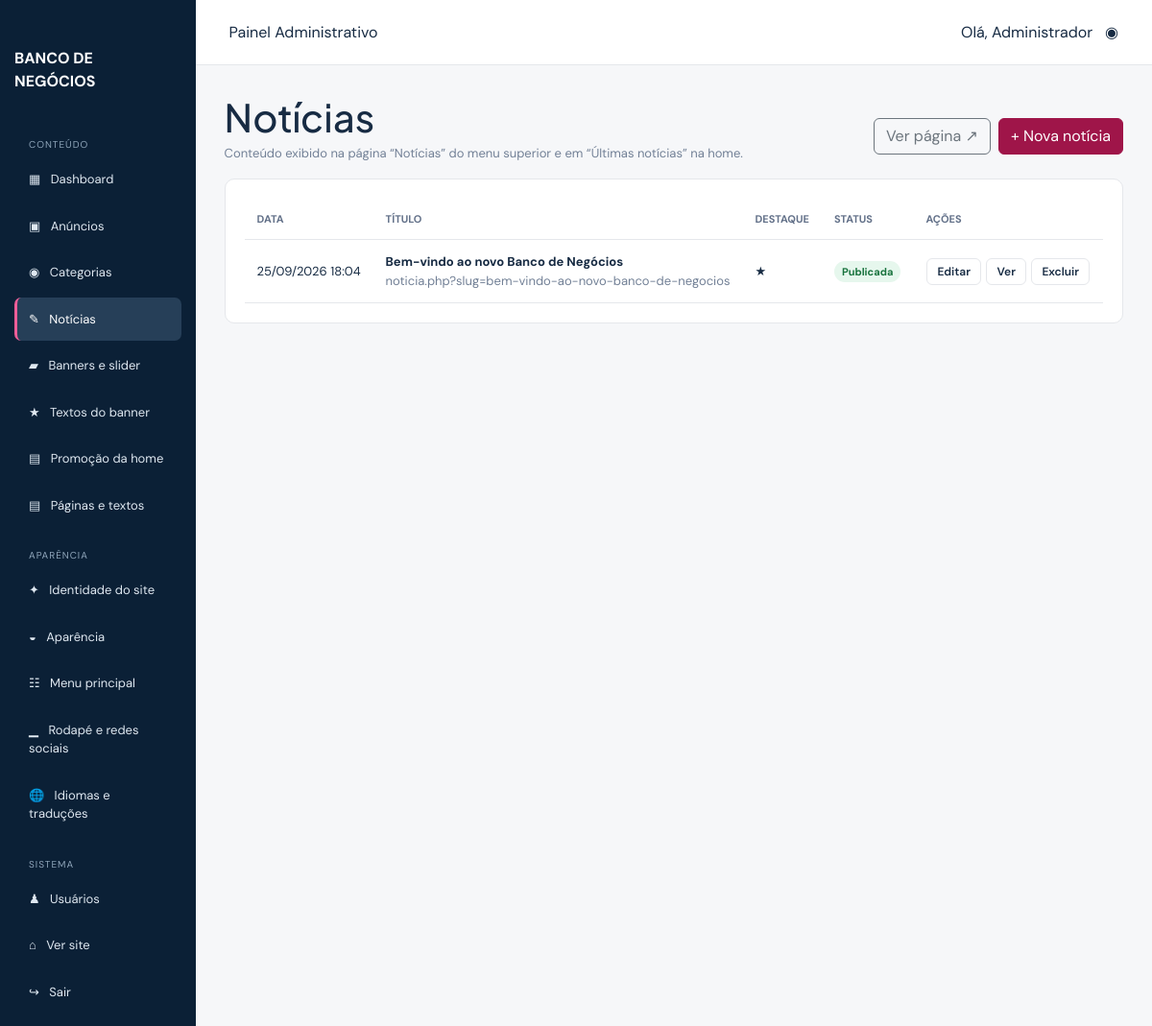
The page /admin/gerenciar_noticias.php (signed in) on the database its author committed.
### tables this page shows
CREATE TABLE IF NOT EXISTS noticias (
  id INT AUTO_INCREMENT PRIMARY KEY,
  titulo VARCHAR(200) NOT NULL,
  slug VARCHAR(220) NOT NULL UNIQUE,
  resumo VARCHAR(400) NULL,
  conteudo LONGTEXT NOT NULL,
  imagem VARCHAR(255) NULL,
  autor VARCHAR(120) NULL,
  destaque TINYINT(1) NOT NULL DEFAULT 0,
  status TINYINT(1) NOT NULL DEFAULT 1,
  publicado_em DATETIME NOT NULL DEFAULT CURRENT_TIMESTAMP,
  criado_em TIMESTAMP DEFAULT CURRENT_TIMESTAMP
);

### includes/functions.php (called while the page is built, shortened)
<?php
function e(?string $value): string
{
    return htmlspecialchars((string)$value, ENT_QUOTES, 'UTF-8');
}
function db_rows(?PDO $pdo, string $sql, array $params = []): array
{
    try {
        $st = $pdo->prepare($sql);
        $st->execute($params);
        return $st->fetchAll();
    } catch (Throwable $e) {
        return [];
    }
}
function csrf_token(): string
{
    return $_SESSION['csrf_token'];
}

### admin/gerenciar_noticias.php (the view, shortened to what this page needs)
<?php
include __DIR__ . '/includes/header.php';
$edit = isset($_GET['edit']) && $pdo ? db_one($pdo, 'SELECT * FROM noticias WHERE id=?', [(int)$_GET['edit']]) : null;
$news = $pdo ? db_rows($pdo, 'SELECT * FROM noticias ORDER BY publicado_em DESC, id DESC') : [];
$showForm = $edit || isset($_GET['novo']);
?>
<main class="admin-content">
  <div class="admin-heading">
    <div><h1>Notícias</h1><p class="muted">Conteúdo exibido na página “Notícias” do menu superior e em “Últimas notícias” na home.</p></div>
    <div class="d-flex gap-2"><a class="btn btn-outline-secondary" href="../noticias.php" target="_blank">Ver página ↗</a><a class="btn btn-primary" href="?novo=1">+ Nova notícia</a></div>
  </div>
  <div class="admin-panel">
  <?php if ($showForm): $editId = (int)($edit['id'] ?? 0); ?>
    <div class="edit-panel<?= $editId ? ' is-editing' : '' ?>">
      <div class="edit-panel-head"><?php if ($editId): ?><span class="edit-badge">✎ Editando</span><h2><?= e($edit['titulo']) ?></h2><?php else: ?><h2>Nova notícia</h2><?php endif; ?></div>
      <form class="admin-form page-editor" method="post" action="gerenciar_noticias.php" enctype="multipart/form-data">
        <input type="hidden" name="csrf_token" value="<?= e(csrf_token()) ?>">
        <input type="hidden" name="id" value="<?= $editId ?>">
        <label>Título<input name="titulo" required maxlength="200" value="<?= e($edit['titulo'] ?? '') ?>"></label>
        <div class="form-grid-2">
          <label>Slug (endereço) <small class="muted">Vazio = gerado pelo título</small><input name="slug" pattern="[a-z0-9-]*" value="<?= e($edit['slug'] ?? '') ?>"></label>
          <label>Data de publicação<input type="datetime-local" name="publicado_em" value="<?= e(date('Y-m-d\TH:i', strtotime($edit['publicado_em'] ?? 'now'))) ?>"><small class="muted">Datas futuras ficam agendadas.</small></label>
        </div>
        <label>Resumo <small class="muted">Aparece na listagem e no topo da notícia (até 400 caracteres).</small><textarea name="resumo" maxlength="400" style="min-height:80px"><?= e($edit['resumo'] ?? '') ?></textarea></label>
        <div class="editor-toolbar" data-editor="#news-content-editor">
          <button type="button" data-editor-tag="<p>|</p>">Parágrafo</button>
          <button type="button" data-editor-tag="<strong>|</strong>">Negrito</button>
          <button type="button" data-editor-tag="<h2>|</h2>">Título</button>
          <button type="button" data-editor-tag="<ul><li>|</li></ul>">Lista</button>
          <button type="button" data-editor-tag='<a href="https://">|</a>'>Link</button>
          <button type="button" data-editor-image>Inserir imagem</button>
        </div>
        <label>Conteúdo<textarea id="news-content-editor" name="conteudo" required><?= e($edit['conteudo'] ?? '') ?></textarea><small class="muted">HTML básico (parágrafos, títulos, listas, links e imagens).</small></label>
        <div class="form-grid-2">
          <label>Imagem de capa<input type="file" name="imagem" accept="image/jpeg,image/png,image/webp"><small class="muted">JPG, PNG ou WebP · até 5 MB.</small></label>
          <label>Autor<input name="autor" value="<?= e($edit['autor'] ?? ($_SESSION['admin_nome'] ?? '')) ?>"></label>
        </div>
        <?php if (!empty($edit['imagem'])): ?><div class="upload-previews"><figure><img src="../<?= e($edit['imagem']) ?>" alt="Capa atual"><figcaption><label class="check-row"><input type="checkbox" name="remover_imagem" value="1"> remover</label></figcaption></figure></div><?php endif; ?>
        <label class="check-row"><input type="checkbox" name="destaque" value="1" <?= !empty($edit['destaque']) ? 'checked' : '' ?>> Fixar no topo (destaque)</label>
        <label class="check-row"><input type="checkbox" name="status" value="1" <?= ($edit['status'] ?? 1) ? 'checked' : '' ?>> Publicada</label>
        <div><button class="btn btn-primary">Salvar notícia</button> <a class="btn btn-outline-secondary" href="gerenciar_noticias.php">Cancelar</a></div>
      </form>
    </div>
  <?php else: ?>
    <div class="table-responsive">
      <table class="admin-table">
        <thead><tr><th>Data</th><th>Título</th><th>Destaque</th><th>Status</th><th>Ações</th></tr></thead>
        <tbody>
        <?php foreach ($news as $n): $scheduled = strtotime($n['publicado_em']) > time(); ?>
          <tr>
            <td><?= e(date('d/m/Y H:i', strtotime($n['publicado_em']))) ?></td>
            <td><strong><?= e($n['titulo']) ?></strong><br><small class="muted">noticia.php?slug=<?= e($n['slug']) ?></small></td>
            <td><?= $n['destaque'] ? '★' : '—' ?></td>
            <td><span class="status status-<?= $n['status'] && !$scheduled ? 'ativo' : 'inativo' ?>"><?= !$n['status'] ? 'Rascunho' : ($scheduled ? 'Agendada' : 'Publicada') ?></span></td>
            <td class="actions"><a class="btn-action" href="?edit=<?= (int)$n['id'] ?>">Editar</a> <a class="btn-action" href="../noticia.php?slug=<?= urlencode($n['slug']) ?>" target="_blank">Ver</a> <a class="btn-action danger" href="?delete=<?= (int)$n['id'] ?>&token=<?= e(csrf_token()) ?>" onclick="return confirm('Excluir esta notícia?')">Excluir</a></td>
          </tr>
        <?php endforeach; ?>
        </tbody>
      </table>
    </div>
  <?php endif; ?>
  </div>
</main>
<?php include __DIR__ . '/includes/footer.php'; ?>

### assets/css/admin.css (style rules this page uses)
:root { --navy:#09213a;--wine:#9f1549;--line:#e5e7eb;--bg:#f6f7f9 }
* { box-sizing:border-box }
body { margin:0;font-family:'DM Sans',Arial;color:#172b43;background:var(--bg) }
a { text-decoration:none;color:inherit }
.admin-content { padding:30px;max-width:1250px }
.admin-content h1 { margin:0 0 4px;font-family:'Plus Jakarta Sans' }
.muted { color:#728096;font-size:13px }
.stat-card,.admin-panel { background:#fff;border:1px solid var(--line);border-radius:10px;padding:20px }
.admin-panel { overflow:auto }
.admin-table { width:100%;border-collapse:collapse;font-size:13px }
.admin-table th,.admin-table td { text-align:left;padding:13px;border-bottom:1px solid var(--line);white-space:nowrap }
.admin-table th { color:#637189;font-size:11px;text-transform:uppercase }
.admin-heading { display:flex;align-items:center;justify-content:space-between;gap:20px }
.status { font-size:11px;padding:4px 8px;border-radius:20px;font-weight:700 }
.status-ativo { background:#e6f7ed;color:#19733e }
.table-responsive { width:100%;overflow-x:auto }
.table-responsive .admin-table { min-width:680px }
.admin-panel { max-width:100%;overflow:hidden }
.admin-panel { overflow:visible }
.btn-primary { background:var(--wine);border-color:var(--wine) }
.btn-action { display:inline-block;border:1px solid var(--line);background:#fff;border-radius:6px;padding:4px 10px;font-size:12px;font-weight:600;color:#172b43;cursor:pointer;margin:1px }
.admin-table td.actions { white-space:nowrap }

### rows shown on the page
noticias: publicado_em "25/09/2026 18:04", titulo "Bem-vindo ao novo Banco de Negócios", slug "bem-vindo-ao-novo-banco-de-negocios", status "Publicada"

### other values the page prints
$section "CONTEÚDO"
$icon "▦"
$label "Dashboard"
$icon "▣"
$label "Anúncios"
$icon "◉"
$label "Categorias"
$icon "✎"
$label "Notícias"
$icon "▰"
$label "Banners e slider"
$icon "★"
$label "Textos do banner"
$icon "▤"
$label "Promoção da home"
